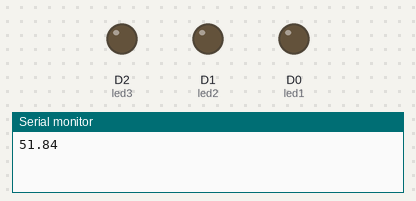
Simulated run of this sketch. Board: ESP8266 (NodeMCU). Parts: output pins drawn as LEDs (lit = HIGH), the last lines printed to the serial monitor. Random numbers use the default seed unless the sketch sets one.

Above: at 0.1 s.
At 17.1 s:
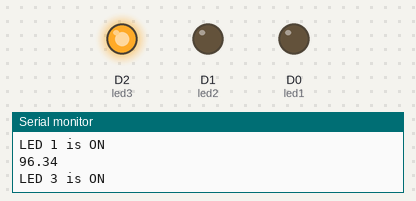
At 29.1 s:
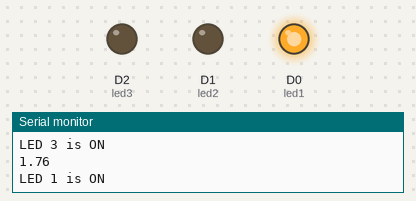
At 59.1 s:
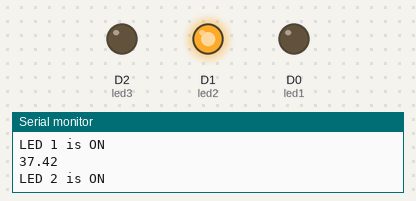
Timing chart, 0 to 60.6 s (numbered marks = the images above):
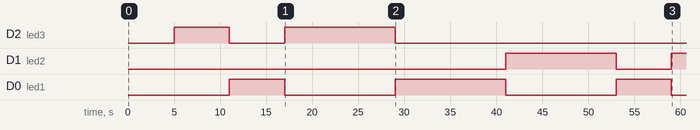

The sketch:

ledRand.ino
```cpp
// Include necessary libraries
#include <Arduino.h>

const int led1 = D0; // GPIO5
const int led2 = D1; // GPIO4
const int led3 = D2; // GPIO0
// Function to generate a random float number between min and max
float getRandomFloat(float min, float max) {
  // Generate a random integer
  long randInt = random(0, 10000);

  // Convert the random integer to a float in the range [0, 1)
  float randFloat = randInt / 10000.0;

  // Scale and shift to the desired range
  return min + randFloat * (max - min);
}

void setup() {
  // Initialize serial communication for debugging
  pinMode(led1, OUTPUT);
  pinMode(led2, OUTPUT);
  pinMode(led3, OUTPUT);
  Serial.begin(115200);


  // Initialize random seed
  randomSeed(analogRead(A0));

  // Generate and print random float numbers
  for (int i = 0; i < 10; i++) {
    float randNum = getRandomFloat(0.0, 100.0); // Generate random float between 0 and 100
    Serial.println(randNum);
    delay(5000); // Add a delay to make the output readable
    digitalWrite(led1, LOW);
    digitalWrite(led2, LOW);
    digitalWrite(led3, LOW);

    if (randNum <= 35) {
      digitalWrite(led1, HIGH);
      Serial.println("LED 1 is ON");

          delay(1000);
          //digitalWrite(led1, LOW);
          //delay(500);
    } else if (randNum >=36 && randNum <= 50 ) {
      digitalWrite(led2, HIGH);
      Serial.println("LED 2 is ON");

          delay(1000);
          //digitalWrite(led2, LOW);
          //delay(500);
    } else {
      digitalWrite(led3, HIGH);
      Serial.println("LED 3 is ON");
          delay(1000);
          //digitalWrite(led3, LOW);
          //delay(500);
        }
  }
}

void loop() {
  // Put your main code here, to run repeatedly:

}
```
